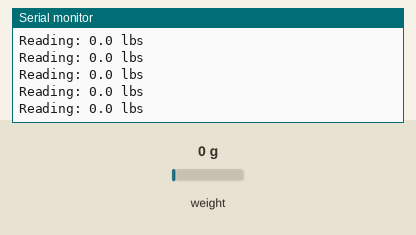
Simulated run of this sketch. Board: ESP8266 (NodeMCU). Parts: the last lines printed to the serial monitor. Inputs (shaded band) come from the test bench; at power-on: weight on the scale 0 g.

Above: at 2.2 s.
2.3 s: weight on the scale set to 100 g
At 2.31 s:
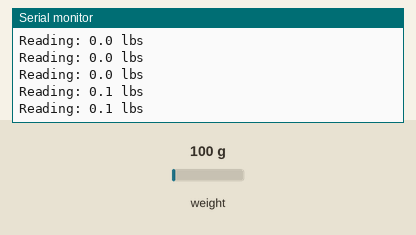
5.3 s: weight on the scale set to 1250 g
At 12.73 s:
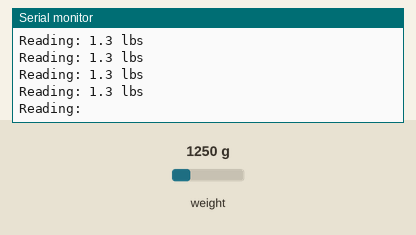
Timing chart, 0 to 12.8 s (numbered marks = the images above; inputs shaded):
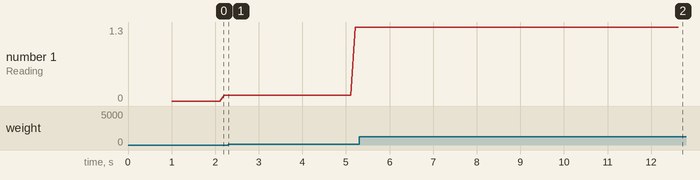

Measured:
- after the input at 2.3 s, the serial monitor: prints a new line at once (image 1)
- after the input at 5.3 s, the serial monitor: prints a new line at once (image 2)
- plotted number 1: 0.1 → 1.3 after the input at 2.3 s

The sketch:

loadcell.ino
```cpp
#include "HX711.h" //HX711로드셀 엠프 관련함수 호출
#define calibration_factor -7050.0 // 로드셀 스케일 값 선언
const int DOUT = D1; //엠프 데이터 아웃 핀 넘버 선언
const int CLK = D8;  //엠프 클락 핀 넘버
HX711 scale; //엠프 핀 선언
void setup() {
  Serial.begin(115200);  // 시리얼 통신 개방
  Serial.println("HX711 scale TEST");
  scale.begin(DOUT, CLK);
  scale.set_scale(calibration_factor);  //스케일 지정
  scale.tare();  //스케일 설정
  Serial.println("Readings:");
}
void loop() {
  Serial.print("Reading: ");
  Serial.print(scale.get_units(), 1);  //무제 출력
  Serial.print(" lbs"); //단위
  Serial.println();
}
```
